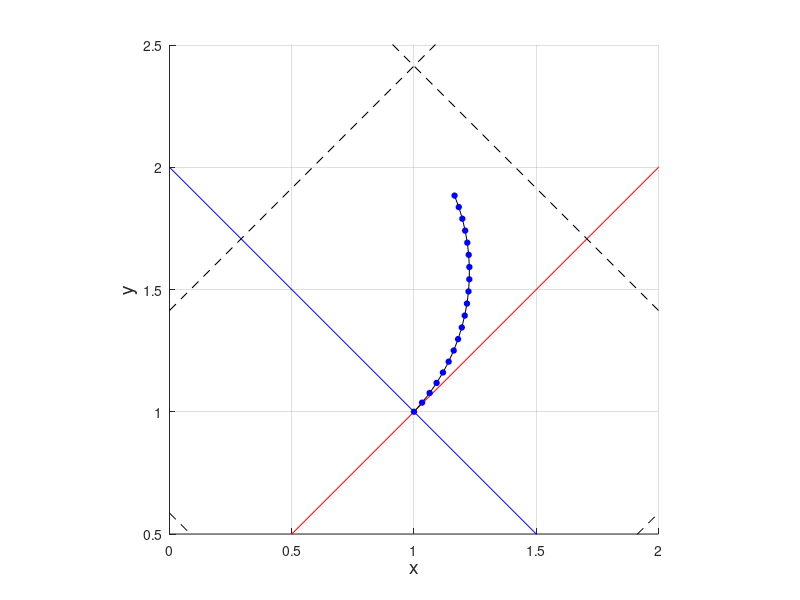

The MATLAB script that drew this image:
clear;
close all;
load('all_estimation.mat')


hold on;
axis equal;
grid on;

axis([0 2 0.5 2.5])

xlabel("x",'FontSize',14)
ylabel("y",'FontSize',14)


% plot(1+1/4,2,'kx','MarkerSize', 15,'LineWidth',4)
% plot(1,1,'rx','MarkerSize', 15,'LineWidth',4)

z1_plot = 0:1:3;
z3_plot = 0:1:3;

for j = 0 : 2
    if j == 1
        plot(z1_plot, z1_plot - sqrt(2) + sqrt(2) * j, '-r')
        plot(z3_plot, - z3_plot + 2 + sqrt(2) * (j-1), '-b')
    else
        plot(z1_plot, z1_plot - sqrt(2) + sqrt(2) * j, '--k')
        plot(z3_plot, - z3_plot + 2 + sqrt(2) * (j-1), '--k')
    end
end

plot(si_b1(:,1),si_b1(:,2),'-ko','MarkerEdgeColor','blue','MarkerFaceColor','blue', 'MarkerSize', 4)


